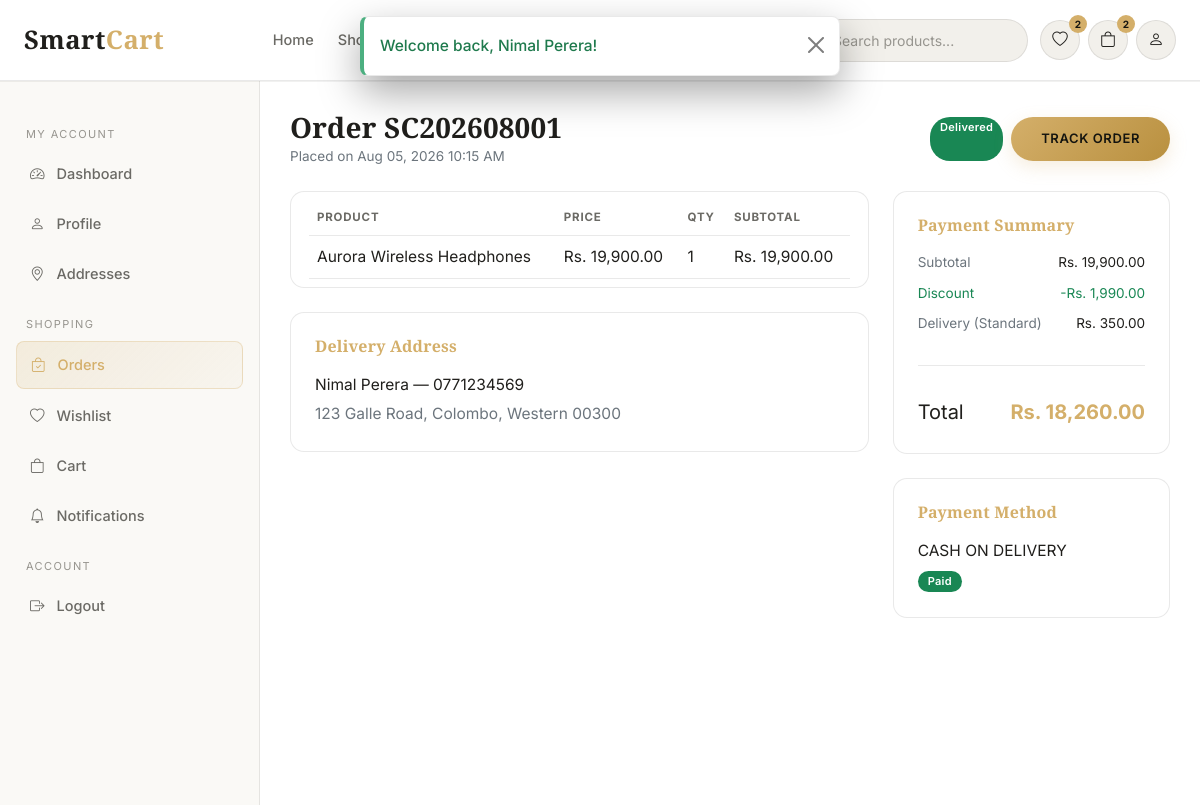
/customer/order-details.php?id=1 (signed in), run on the app's committed database.
### tables this page shows
CREATE TABLE orders (
    order_id INT AUTO_INCREMENT PRIMARY KEY,
    order_number VARCHAR(30) NOT NULL UNIQUE,
    user_id INT NOT NULL,
    address_id INT DEFAULT NULL,
    coupon_id INT DEFAULT NULL,
    subtotal DECIMAL(10,2) NOT NULL DEFAULT 0,
    discount_amount DECIMAL(10,2) NOT NULL DEFAULT 0,
    delivery_fee DECIMAL(10,2) NOT NULL DEFAULT 0,
    total_amount DECIMAL(10,2) NOT NULL DEFAULT 0,
    delivery_method ENUM('standard','express') NOT NULL DEFAULT 'standard',
    payment_method ENUM('cod','card') NOT NULL DEFAULT 'cod',
    order_status ENUM('pending','confirmed','processing','shipped','delivered','cancelled') NOT NULL DEFAULT 'pending',
    assigned_staff_id INT DEFAULT NULL,
    shipping_full_name VARCHAR(120) NOT NULL,
    shipping_phone VARCHAR(20) NOT NULL,
    shipping_address VARCHAR(255) NOT NULL,
    shipping_city VARCHAR(100) NOT NULL,
    shipping_province VARCHAR(100) NOT NULL,
    shipping_postal_code VARCHAR(20) DEFAULT NULL,
    notes VARCHAR(255) DEFAULT NULL,
    created_at TIMESTAMP NOT NULL DEFAULT CURRENT_TIMESTAMP,
    updated_at TIMESTAMP NOT NULL DEFAULT CURRENT_TIMESTAMP ON UPDATE CURRENT_TIMESTAMP,
    FOREIGN KEY (user_id) REFERENCES users(user_id) ON DELETE CASCADE,
    FOREIGN KEY (address_id) REFERENCES addresses(address_id) ON DELETE SET NULL,
    FOREIGN KEY (coupon_id) REFERENCES coupons(coupon_id) ON DELETE SET NULL,
    FOREIGN KEY (assigned_staff_id) REFERENCES users(user_id) ON DELETE SET NULL,
    INDEX idx_status (order_status),
    INDEX idx_created (created_at),
    INDEX idx_user (user_id)
);

CREATE TABLE order_items (
    order_item_id INT AUTO_INCREMENT PRIMARY KEY,
    order_id INT NOT NULL,
    product_id INT NOT NULL,
    product_name VARCHAR(150) NOT NULL,
    unit_price DECIMAL(10,2) NOT NULL,
    quantity INT NOT NULL,
    line_total DECIMAL(10,2) NOT NULL,
    FOREIGN KEY (order_id) REFERENCES orders(order_id) ON DELETE CASCADE,
    FOREIGN KEY (product_id) REFERENCES products(product_id) ON DELETE RESTRICT
);

CREATE TABLE payments (
    payment_id INT AUTO_INCREMENT PRIMARY KEY,
    order_id INT NOT NULL,
    payment_method ENUM('cod','card') NOT NULL,
    amount DECIMAL(10,2) NOT NULL,
    payment_status ENUM('pending','paid','failed','refunded') NOT NULL DEFAULT 'pending',
    transaction_ref VARCHAR(100) DEFAULT NULL,
    card_last_four VARCHAR(4) DEFAULT NULL,
    paid_at DATETIME DEFAULT NULL,
    created_at TIMESTAMP NOT NULL DEFAULT CURRENT_TIMESTAMP,
    FOREIGN KEY (order_id) REFERENCES orders(order_id) ON DELETE CASCADE
);

### customer/order-details.php (the view, shortened to what this page needs)
<?php
$user = current_user();
$pdo = db();
$orderId = (int)($_GET['id'] ?? 0);
$stmt = $pdo->prepare("SELECT * FROM orders WHERE order_id = ? AND user_id = ?");
$stmt->execute([$orderId, $user['user_id']]);
$order = $stmt->fetch();
$items = $pdo->prepare("SELECT oi.*, p.slug FROM order_items oi LEFT JOIN products p ON p.product_id = oi.product_id WHERE oi.order_id = ?");
$items->execute([$orderId]);
$items = $items->fetchAll();
$payment = $pdo->prepare("SELECT * FROM payments WHERE order_id = ? LIMIT 1");
$payment->execute([$orderId]);
$payment = $payment->fetch();
require __DIR__ . '/../includes/header.php';
require __DIR__ . '/../includes/navbar.php';
?>
<div class="sc-dash-wrap">
  <?php require __DIR__ . '/includes/sidebar.php'; ?>
  <main class="sc-content">
    <div class="d-flex flex-wrap justify-content-between align-items-center mb-4">
      <div>
        <h3 class="mb-0">Order <?= e($order['order_number']) ?></h3>
        <p class="text-secondary small mb-0">Placed on <?= friendly_date($order['created_at']) ?></p>
      </div>
      <div class="d-flex gap-2">
        <?= order_status_badge($order['order_status']) ?>
        <a href="<?= BASE_URL ?>customer/track-order.php?id=<?= $orderId ?>" class="btn btn-sc-gold btn-sm">Track Order</a>
      </div>
    </div>
    <div class="row g-4">
      <div class="col-lg-8">
        <div class="sc-table-wrap mb-4">
          <table class="table align-middle mb-0">
            <thead class="sc-thead"><tr><th>Product</th><th>Price</th><th>Qty</th><th>Subtotal</th></tr></thead>
            <tbody>
              <?php foreach ($items as $it): ?>
                <tr>
                  <td><?= $it['slug'] ? '<a style="color:var(--sc-white)" href="' . BASE_URL . 'products/product-details.php?slug=' . e($it['slug']) . '">' . e($it['product_name']) . '</a>' : e($it['product_name']) ?></td>
                  <td><?= money($it['unit_price']) ?></td>
                  <td><?= $it['quantity'] ?></td>
                  <td><?= money($it['line_total']) ?></td>
                </tr>
              <?php endforeach; ?>
            </tbody>
          </table>
        </div>
        <div class="sc-card">
          <h6 class="text-gold mb-3">Delivery Address</h6>
          <p class="mb-1"><?= e($order['shipping_full_name']) ?> — <?= e($order['shipping_phone']) ?></p>
          <p class="text-secondary mb-0"><?= e($order['shipping_address']) ?>, <?= e($order['shipping_city']) ?>, <?= e($order['shipping_province']) ?> <?= e($order['shipping_postal_code']) ?></p>
        </div>
      </div>
      <div class="col-lg-4">
        <div class="sc-card mb-4">
          <h6 class="text-gold mb-3">Payment Summary</h6>
          <div class="d-flex justify-content-between small mb-2"><span class="text-secondary">Subtotal</span><span><?= money($order['subtotal']) ?></span></div>
          <?php if ($order['discount_amount'] > 0): ?><div class="d-flex justify-content-between small mb-2 text-success"><span>Discount</span><span>-<?= money($order['discount_amount']) ?></span></div><?php endif; ?>
          <div class="d-flex justify-content-between small mb-2"><span class="text-secondary">Delivery (<?= ucfirst($order['delivery_method']) ?>)</span><span><?= $order['delivery_fee'] > 0 ? money($order['delivery_fee']) : 'FREE' ?></span></div>
          <div class="sc-divider"></div>
          <div class="d-flex justify-content-between fs-5"><span>Total</span><strong class="text-gold"><?= money($order['total_amount']) ?></strong></div>
        </div>
        <div class="sc-card">
          <h6 class="text-gold mb-3">Payment Method</h6>
          <p class="mb-1 text-uppercase"><?= $order['payment_method'] === 'cod' ? 'Cash on Delivery' : 'Card Payment' ?></p>
          <?php if ($payment): ?>
            <span class="badge sc-badge bg-<?= $payment['payment_status'] === 'paid' ? 'success' : 'secondary' ?>"><?= ucfirst($payment['payment_status']) ?></span>
          <?php endif; ?>
        </div>
      </div>
    </div>
  </main>
</div>
<?php require __DIR__ . '/../includes/dash-footer.php'; ?>

### includes/functions.php (shortened to what this page needs)
<?php
function e($value): string
{
    return htmlspecialchars((string)($value ?? ''), ENT_QUOTES, 'UTF-8');
}
function money($amount): string
{
    return 'Rs. ' . number_format((float)$amount, 2);
}
function friendly_date($datetime, string $format = 'M d, Y h:i A'): string
{
    return date($format, strtotime($datetime));
}
    ob_start(); ?>
    <?php return ob_get_clean();
function order_status_badge(string $status): string
{
    $map = [
        'pending' => 'secondary',
        'confirmed' => 'info',
        'processing' => 'warning',
        'shipped' => 'primary',
        'delivered' => 'success',
        'cancelled' => 'danger',
    ];
    $class = $map[$status] ?? 'secondary';
    return '<span class="badge sc-badge bg-' . $class . '">' . ucfirst($status) . '</span>';
}

### assets/css/style.css (style rules this page uses)
:root { --sc-black: #0b0b0d; --sc-charcoal: #121214; --sc-charcoal-2: #17171a; --sc-charcoal-3: #1e1e22; --sc-border: rgba(255, 255, 255, 0.08); --sc-white: #f7f6f3; --sc-gray: #a8a8ad; --sc-gray-dim: #77777d; --sc-gold: #d4af6a; --sc-gold-soft: #e8cd9a; --sc-gold-deep: #b9903f; --sc-success: #4caf80; --sc-danger: #e0665f; --sc-warning: #e0b25f; --sc-info: #6fa8dc; --sc-radius: 14px; --sc-radius-sm: 8px; --sc-shadow: 0 10px 30px rgba(0, 0, 0, 0.35); --sc-transition: all .28s cubic-bezier(.4,0,.2,1); --sc-font-heading: 'Playfair Display', Georgia, serif; --sc-font-body: 'Inter', -apple-system, BlinkMacSystemFont, 'Segoe UI', sans-serif; }
body.sc-theme-light { --sc-black: #ffffff; --sc-charcoal: #faf9f6; --sc-charcoal-2: #ffffff; --sc-charcoal-3: #f2f0eb; --sc-border: rgba(20, 20, 15, 0.09); --sc-white: #201f1c; --sc-gray: #6b6a65; --sc-gray-dim: #97958f; --sc-shadow: 0 10px 30px rgba(20, 20, 15, 0.08); }
* { box-sizing: border-box; }
body { background: var(--sc-black); color: var(--sc-white); font-family: var(--sc-font-body); font-size: 15.5px; line-height: 1.65; -webkit-font-smoothing: antialiased; animation: scPageFadeIn .18s ease both; }
h1, h2, h3, h4, h5, h6, .sc-heading { font-family: var(--sc-font-heading); font-weight: 700; letter-spacing: .2px; color: var(--sc-white); }
a { color: var(--sc-gold); text-decoration: none; transition: var(--sc-transition); }
.btn-sc-gold { background: linear-gradient(135deg, var(--sc-gold) 0%, var(--sc-gold-deep) 100%); color: #14140f; border: none; font-weight: 600; letter-spacing: .6px; text-transform: uppercase; font-size: 13px; padding: 12px 30px; border-radius: 40px; transition: var(--sc-transition); box-shadow: 0 6px 18px rgba(212,175,106,.22); }
.sc-card { background: var(--sc-charcoal-2); border: 1px solid var(--sc-border); border-radius: var(--sc-radius); padding: 24px; }
.table { color: var(--sc-white); }
.table > :not(caption) > * > * { background: transparent; border-bottom-color: var(--sc-border); color: var(--sc-white); }
.sc-table-wrap { background: var(--sc-charcoal-2); border: 1px solid var(--sc-border); border-radius: var(--sc-radius); padding: 8px 18px; }
thead.sc-thead th { color: var(--sc-gray); text-transform: uppercase; font-size: 11.5px; letter-spacing: .8px; border-bottom-color: var(--sc-border) !important; }
.sc-badge { font-weight: 600; font-size: 11px; padding: 5px 10px; border-radius: 20px; letter-spacing: .3px; }
.sc-dash-wrap { display: flex; align-items: flex-start; min-height: calc(100vh - 76px); }
.sc-content { flex: 1; padding: 30px; max-width: 100%; overflow-x: hidden; }
.text-gold { color: var(--sc-gold) !important; }
.sc-divider { height: 1px; background: var(--sc-border); margin: 30px 0; }

### data on the page
orders: order_number "SC202608001", created_at "Aug 05, 2026 10:15 AM", order_status "Delivered", shipping_full_name "Nimal Perera", shipping_phone "0771234569", shipping_address "123 Galle Road", shipping_city "Colombo", shipping_province "Western", shipping_postal_code "00300", subtotal "Rs. 19,900.00", discount_amount "Rs. 1,990.00", delivery_method "Standard", delivery_fee "Rs. 350.00", total_amount "Rs. 18,260.00"
order_items: product_name "Aurora Wireless Headphones", unit_price "Rs. 19,900.00", quantity "1", line_total "Rs. 19,900.00"
payments: payment_status "Paid"

### other printed values
$f['message'] "Welcome back, Nimal Perera!"
$wishCnt "2"
$cartCnt "2"
